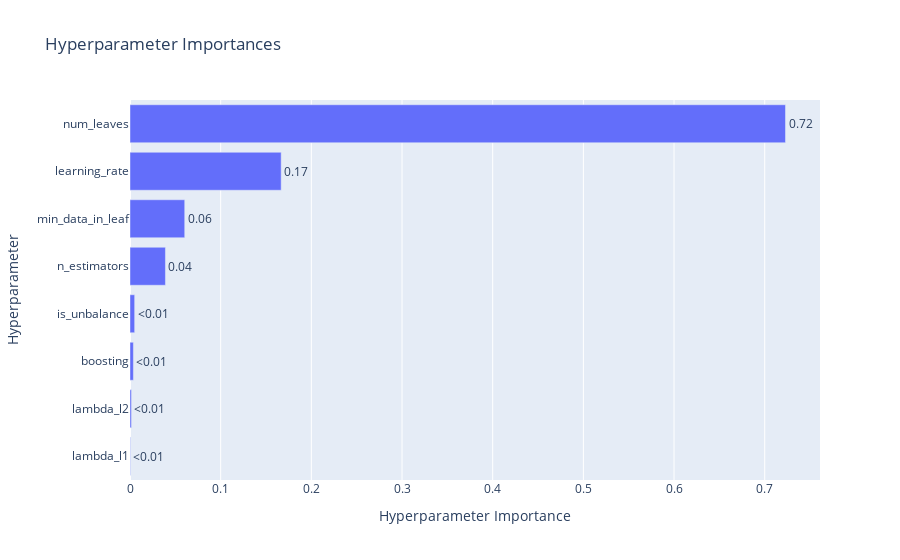

Notebook code for this chart:
### Code cell
optuna.visualization.plot_param_importances(study)

### Figure 1 — Plotly figure (JSON) as saved in the notebook; plotly's stock layout.template omitted (floating-point values rounded to 4 significant figures)
{"data": [{"cliponaxis": false, "hovertemplate": ["lambda_l1 (FloatDistribution): 0.0004356423630178704<extra></extra>", "lambda_l2 (FloatDistribution): 0.0016090343231065026<extra></extra>", "boosting (CategoricalDistribution): 0.003725526796404173<extra></extra>", "is_unbalance (CategoricalDistribution): 0.005135048528447602<extra></extra>", "n_estimators (IntDistribution): 0.03908416749120978<extra></extra>", "min_data_in_leaf (IntDistribution): 0.060356582206299546<extra></extra>", "learning_rate (FloatDistribution): 0.16672058204032653<extra></extra>", "num_leaves (IntDistribution): 0.722933416251188<extra></extra>"], "name": "Objective Value", "orientation": "h", "text": ["<0.01", "<0.01", "<0.01", "<0.01", "0.04", "0.06", "0.17", "0.72"], "textposition": "outside", "type": "bar", "x": [0.0004356, 0.001609, 0.003726, 0.005135, 0.03908, 0.06036, 0.1667, 0.7229], "y": ["lambda_l1", "lambda_l2", "boosting", "is_unbalance", "n_estimators", "min_data_in_leaf", "learning_rate", "num_leaves"]}], "layout": {"title": {"text": "Hyperparameter Importances"}, "xaxis": {"title": {"text": "Hyperparameter Importance"}}, "yaxis": {"title": {"text": "Hyperparameter"}}}}
